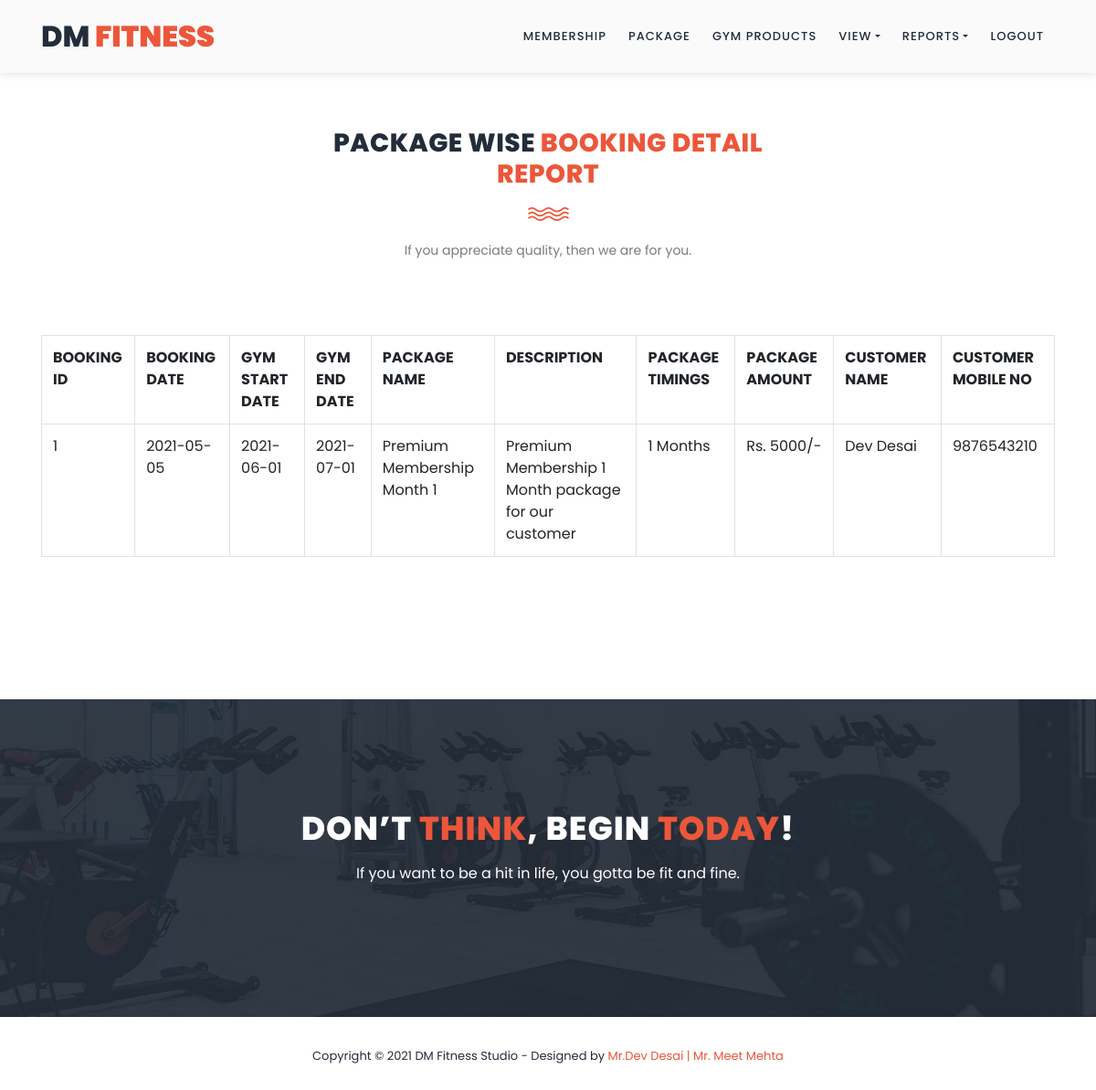
Screenshot of /admin_view_packagewise_booking_report.php?pid=1 with the database file from the repository.
### tables this page shows
CREATE TABLE IF NOT EXISTS `book_package_detail` (
  `book_id` int(10) NOT NULL,
  `book_date` date NOT NULL,
  `gym_start_date` date NOT NULL,
  `gym_end_date` date NOT NULL,
  `package_id` int(10) NOT NULL,
  `cust_id` int(10) NOT NULL,
  `package_amt` int(10) NOT NULL,
  PRIMARY KEY (`book_id`)
);

CREATE TABLE IF NOT EXISTS `package_detail` (
  `package_id` int(10) NOT NULL,
  `package_name` varchar(50) NOT NULL,
  `membership_id` int(10) NOT NULL,
  `package_description` varchar(200) NOT NULL,
  `package_timings` varchar(30) NOT NULL,
  `package_charges` int(10) NOT NULL,
  PRIMARY KEY (`package_id`)
);

CREATE TABLE IF NOT EXISTS `cust_regis` (
  `cust_id` int(10) NOT NULL,
  `cust_name` varchar(50) NOT NULL,
  `address` varchar(200) NOT NULL,
  `city` varchar(50) NOT NULL,
  `mobile_no` varchar(10) NOT NULL,
  `email_id` varchar(50) NOT NULL,
  `pwd` varchar(10) NOT NULL,
  `gender` varchar(8) NOT NULL,
  `height` varchar(5) NOT NULL,
  `weight` varchar(5) NOT NULL,
  `description` varchar(200) NOT NULL,
  PRIMARY KEY (`cust_id`)
);

### admin_view_packagewise_booking_report.php (the view, shortened to what this page needs)
<?php
include("admin_header.php");
?>
    <section class="section" id="our-classes">
        <div class="container">
            <div class="row">
                <div class="col-lg-6 offset-lg-3">
                    <div class="section-heading">
                        <h2>PACKAGE WISE<em> BOOKING DETAIL REPORT</em></h2>
                        <img src="assets/images/line-dec.png" alt="">
                        <p>If you appreciate quality, then we are for you.</p>
                    </div>
                </div>
            </div>
            <div class="row" id="tabs">
			  <div class="col-lg-12">
                <?php
				$pid=$_REQUEST['pid'];
				$qur=mysql_query("select * from book_package_detail where package_id='$pid'");
				if(mysql_num_rows($qur)>0)
				{
					echo "<table class='table table-bordered'>
							<tr>
								<th>BOOKING ID</th>
								<th>BOOKING DATE</th>
								<th>GYM START DATE</th>
								<th>GYM END DATE</th>
								<th>PACKAGE NAME</th>
								<th>DESCRIPTION</th>
								<th>PACKAGE TIMINGS</th>
								<th>PACKAGE AMOUNT</th>
								<th>CUSTOMER NAME</th>
								<th>CUSTOMER MOBILE NO</th>
							</tr>";
					while($q=mysql_fetch_array($qur))
					{
						echo "<tr>";
						echo "<td>$q[0]</td>";
						echo "<td>$q[1]</td>";
						echo "<td>$q[2]</td>";
						echo "<td>$q[3]</td>";
						$qur2=mysql_query("select * from package_detail where package_id='$q[4]'");
						$q2=mysql_fetch_array($qur2);
						echo "<td>$q2[1]</td>";
						echo "<td>$q2[3]</td>";
						echo "<td>$q2[4]</td>";
						echo "<td>Rs. $q2[5]/-</td>";
						$qur3=mysql_query("select * from cust_regis where cust_id='$q[5]'");
						$q3=mysql_fetch_array($qur3);
						echo "<td>$q3[1]</td>";
						echo "<td>$q3[4]</td>";
						echo "</tr>";
					}
					echo "</table>";
				}else{
					echo "<h2>No Record Found</h2>";
				}
				?>
              </div>
            </div>
        </div>
    </section>
    <section class="section" id="call-to-action">
        <div class="container">
            <div class="row">
                <div class="col-lg-10 offset-lg-1">
                    <div class="cta-content">
                        <h2>Don’t <em>think</em>, begin <em>today</em>!</h2>
                        <p>If you want to be a hit in life, you gotta be fit and fine.</p>
                    </div>
                </div>
            </div>
        </div>
    </section>
<?php
include("footer.php");
?>

### assets/css/templatemo-training-studio.css (style rules this page uses)
html, body, div, span, applet, object, iframe, h1, h2, h3, h4, h5, h6, p, blockquote, div pre, a, abbr, acronym, address, big, cite, code, del, dfn, em, font, img, ins, kbd, q, s, samp, small, strike, strong, sub, sup, tt, var, b, u, i, center, dl, dt, dd, ol, ul, li, figure, header, nav, section, article, aside, footer, figcaption { margin: 0; padding: 0; border: 0; outline: 0; }
header, nav, section, article, aside, footer, hgroup { display: block; }
* { box-sizing: border-box; }
html, body { font-family: 'Poppins', sans-serif; font-weight: 400; background-color: #fff; font-size: 16px; -ms-text-size-adjust: 100%; -webkit-font-smoothing: antialiased; -moz-osx-font-smoothing: grayscale; }
h1, h2, h3, h4, h5, h6 { margin-top: 0px; margin-bottom: 0px; }
p { font-size: 14px; line-height: 25px; color: #7a7a7a; }
html, body { background: #fff; font-family: 'Poppins', sans-serif; }
.section-heading { text-align: center; margin-top: 140px; margin-bottom: 80px; }
.section-heading h2 { font-size: 28px; font-weight: 800; color: #232d39; text-transform: uppercase; letter-spacing: 0.5px; margin-top: 0px; margin-bottom: 0px; }
.section-heading h2 em { font-style: normal; color: #ed563b; }
.section-heading img { margin: 20px auto; }
#call-to-action { padding: 120px 0px; background-image: url(../images/cta-bg.jpg); background-position: center center; background-repeat: no-repeat; background-size: cover; text-align: center; }
.cta-content h2 { font-size: 36px; text-transform: uppercase; font-weight: 800; color: #fff; letter-spacing: 1px; }
.cta-content h2 em { font-style: normal; color: #ed563b; }
.cta-content p { font-size: 16px; color: #fff; margin: 15px 0px 25px 0px; }
#our-classes { margin-bottom: 140px; }

### rows the page displays
book_package_detail: book_id "1", book_date "2021-05-05", gym_start_date "2021-06-01", gym_end_date "2021-07-01", package.package_name "Premium Membership Month 1", package.package_description "Premium Membership 1 Month package for our customer", package.package_timings "1 Months", package.package_charges "5000", cust.cust_name "Dev Desai", cust.mobile_no "9876543210"
